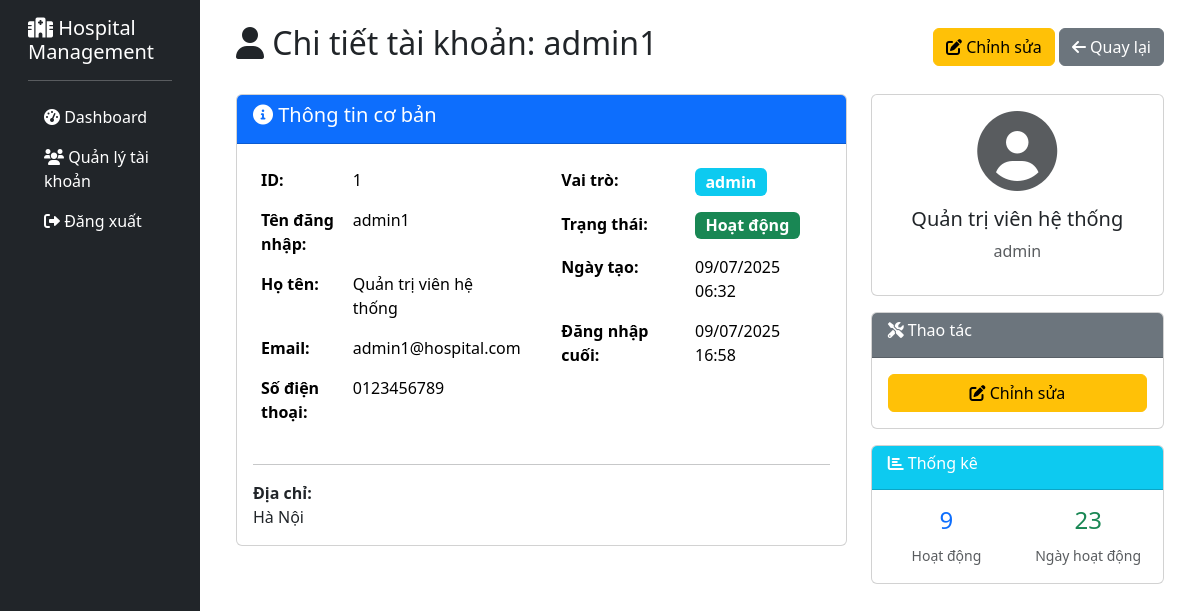
The app's page /frontend/index.php?controller=User&action=show&id=1 (signed in) with its own data.
### tables this page shows
CREATE TABLE `users` (
  `user_id` int(11) NOT NULL,
  `username` varchar(50) NOT NULL,
  `email` varchar(100) NOT NULL,
  `password_hash` varchar(255) NOT NULL,
  `full_name` varchar(100) NOT NULL,
  `phone` varchar(20) DEFAULT NULL,
  `address` text DEFAULT NULL,
  `role_id` int(11) NOT NULL,
  `is_active` tinyint(1) DEFAULT 1,
  `last_login` timestamp NULL DEFAULT NULL,
  `created_at` timestamp NOT NULL DEFAULT current_timestamp(),
  `updated_at` timestamp NOT NULL DEFAULT current_timestamp() ON UPDATE current_timestamp()
);

CREATE TABLE `roles` (
  `role_id` int(11) NOT NULL,
  `role_name` varchar(50) NOT NULL,
  `role_description` text DEFAULT NULL,
  `created_at` timestamp NOT NULL DEFAULT current_timestamp(),
  `updated_at` timestamp NOT NULL DEFAULT current_timestamp() ON UPDATE current_timestamp()
);

### frontend/controllers/UserController.php (called while the page is built, shortened)
<?php
require_once __DIR__ . '/../models/User.php';
class UserController {
    private $user;
    public function __construct() {
        $this->user = new User();
    }
    public function show() {
        $user_id = (int)$_GET['id'];
        $user_data = $this->user->getUserWithRole($user_id);
        require_once 'views/users/show_user.php';
    }
}
?>

### frontend/models/User.php (called while the page is built, shortened)
<?php
require_once __DIR__ . '/../config/database.php';
class User {
    private $conn;
    private $table = 'users';
    public function __construct() {
        $database = new Database();
        $this->conn = $database->connect();
    }
    public function getUserWithRole($user_id) {
        $query = "SELECT u.*, r.role_name FROM " . $this->table . " u
                  JOIN roles r ON u.role_id = r.role_id
                  WHERE u.user_id = :user_id";
        $stmt = $this->conn->prepare($query);
        $stmt->bindParam(':user_id', $user_id);
        $stmt->execute();
        return $stmt->fetch(PDO::FETCH_ASSOC);
    }
}
?>

### frontend/config/database.php (called while the page is built, shortened)
<?php
class Database {
    private $host = 'localhost';
    private $dbname = 'hospital_management';
    private $username = 'root';
    private $password = 'root';
    public function connect() {
        $this->conn = null;
        try {
            $this->conn = new PDO("mysql:host=" . $this->host . ";dbname=" . $this->dbname, $this->username, $this->password);
            $this->conn->setAttribute(PDO::ATTR_ERRMODE, PDO::ERRMODE_EXCEPTION);
        } catch(PDOException $e) {
            echo 'Connection Error: ' . $e->getMessage();
        }
        return $this->conn;
    }
}
?>

### frontend/views/users/show_user.php (the view, shortened to what this page needs)
<!DOCTYPE html>
<html lang="vi">
<head>
    <link href="https://cdn.jsdelivr.net/npm/bootstrap@5.3.3/dist/css/bootstrap.min.css" rel="stylesheet">
    <link href="https://cdnjs.cloudflare.com/ajax/libs/font-awesome/6.0.0/css/all.min.css" rel="stylesheet">
</head>
<body>
    <div class="container-fluid">
        <div class="row">
            <div class="col-md-2 bg-dark text-white min-vh-100">
                <div class="p-3">
                    <h5><i class="fas fa-hospital"></i> Hospital Management</h5>
                    <hr>
                    <ul class="nav flex-column">
                        <li class="nav-item">
                            <a href="index.php?controller=Auth&action=adminDashboard" class="nav-link text-white">
                                <i class="fas fa-tachometer-alt"></i> Dashboard
                            </a>
                        </li>
                        <li class="nav-item">
                            <a href="index.php?controller=User&action=index" class="nav-link text-white">
                                <i class="fas fa-users"></i> Quản lý tài khoản
                            </a>
                        </li>
                        <li class="nav-item">
                            <a href="index.php?controller=Auth&action=logout" class="nav-link text-white">
                                <i class="fas fa-sign-out-alt"></i> Đăng xuất
                            </a>
                        </li>
                    </ul>
                </div>
            </div>
            <div class="col-md-10">
                <div class="p-4">
                    <div class="d-flex justify-content-between align-items-center mb-4">
                        <h2><i class="fas fa-user"></i> Chi tiết tài khoản: <?= htmlspecialchars($user_data['username']) ?></h2>
                        <div>
                            <a href="index.php?controller=User&action=edit&id=<?= $user_data['user_id'] ?>" class="btn btn-warning">
                                <i class="fas fa-edit"></i> Chỉnh sửa
                            </a>
                            <a href="index.php?controller=User&action=index" class="btn btn-secondary">
                                <i class="fas fa-arrow-left"></i> Quay lại
                            </a>
                        </div>
                    </div>
                    <div class="row">
                        <div class="col-md-8">
                            <div class="card">
                                <div class="card-header bg-primary text-white">
                                    <h5><i class="fas fa-info-circle"></i> Thông tin cơ bản</h5>
                                </div>
                                <div class="card-body">
                                    <div class="row">
                                        <div class="col-md-6">
                                            <table class="table table-borderless">
                                                <tr>
                                                    <td class="fw-bold">ID:</td>
                                                    <td><?= $user_data['user_id'] ?></td>
                                                </tr>
                                                <tr>
                                                    <td class="fw-bold">Tên đăng nhập:</td>
                                                    <td><?= htmlspecialchars($user_data['username']) ?></td>
                                                </tr>
                                                <tr>
                                                    <td class="fw-bold">Họ tên:</td>
                                                    <td><?= htmlspecialchars($user_data['full_name']) ?></td>
                                                </tr>
                                                <tr>
                                                    <td class="fw-bold">Email:</td>
                                                    <td><?= htmlspecialchars($user_data['email']) ?></td>
                                                </tr>
                                                <tr>
                                                    <td class="fw-bold">Số điện thoại:</td>
                                                    <td><?= htmlspecialchars($user_data['phone'] ?? 'Chưa cập nhật') ?></td>
                                                </tr>
                                            </table>
                                        </div>
                                        <div class="col-md-6">
                                            <table class="table table-borderless">
                                                <tr>
                                                    <td class="fw-bold">Vai trò:</td>
                                                    <td>
                                                        <span class="badge bg-info fs-6"><?= htmlspecialchars($user_data['role_name']) ?></span>
                                                    </td>
                                                </tr>
                                                <tr>
                                                    <td class="fw-bold">Trạng thái:</td>
                                                    <td>
                                                        <?php if($user_data['is_active']): ?>
                                                            <span class="badge bg-success fs-6">Hoạt động</span>
                                                        <?php else: ?>
                                                            <span class="badge bg-danger fs-6">Vô hiệu hóa</span>
                                                        <?php endif; ?>
                                                    </td>
                                                </tr>
                                                <tr>
                                                    <td class="fw-bold">Ngày tạo:</td>
                                                    <td><?= date('d/m/Y H:i', strtotime($user_data['created_at'])) ?></td>
                                                </tr>
                                                <tr>
                                                    <td class="fw-bold">Đăng nhập cuối:</td>
                                                    <td>
                                                        <?php if($user_data['last_login']): ?>
                                                            <?= date('d/m/Y H:i', strtotime($user_data['last_login'])) ?>
                                                        <?php else: ?>
                                                            <span class="text-muted">Chưa đăng nhập</span>
                                                        <?php endif; ?>
                                                    </td>
                                                </tr>
                                            </table>
                                        </div>
                                    </div>
                                    <?php if($user_data['address']): ?>
                                        <hr>
                                        <div class="mb-0">
                                            <strong>Địa chỉ:</strong><br>
                                            <?= nl2br(htmlspecialchars($user_data['address'])) ?>
                                        </div>
                                    <?php endif; ?>
                                </div>
                            </div>
                        </div>
                        <div class="col-md-4">
                            <div class="card mb-3">
                                <div class="card-body text-center">
                                    <div class="mb-3">
                                        <i class="fas fa-user-circle fa-5x text-muted"></i>
                                    </div>
                                    <h5><?= htmlspecialchars($user_data['full_name']) ?></h5>
                                    <p class="text-muted"><?= htmlspecialchars($user_data['role_name']) ?></p>
                                </div>
                            </div>
                            <div class="card">
                                <div class="card-header bg-secondary text-white">
                                    <h6><i class="fas fa-tools"></i> Thao tác</h6>
                                </div>
                                <div class="card-body">
                                    <div class="d-grid gap-2">
                                        <a href="index.php?controller=User&action=edit&id=<?= $user_data['user_id'] ?>"
                                           class="btn btn-warning">
                                            <i class="fas fa-edit"></i> Chỉnh sửa
                                        </a>
                                    </div>
                                </div>
                            </div>
                            <div class="card mt-3">
                                <div class="card-header bg-info text-white">
                                    <h6><i class="fas fa-chart-bar"></i> Thống kê</h6>
                                </div>
                                <div class="card-body">
                                    <div class="row text-center">
                                        <div class="col-6">
                                            <h4 class="text-primary"><?= rand(0, 50) ?></h4>
                                            <small class="text-muted">Hoạt động</small>
                                        </div>
                                        <div class="col-6">
                                            <h4 class="text-success"><?= rand(1, 30) ?></h4>
                                            <small class="text-muted">Ngày hoạt động</small>
                                        </div>
                                    </div>
                                </div>
                            </div>
                        </div>
                    </div>
                </div>
            </div>
        </div>
    </div>
</body>
</html>

### records on screen
users: username "admin1", user_id "1", full_name "Quản trị viên hệ thống", email "admin1@hospital.com", phone "0123456789", role.role_name "admin", created_at "09/07/2025 06:32", last_login "09/07/2025 16:58", address "Hà Nội"
